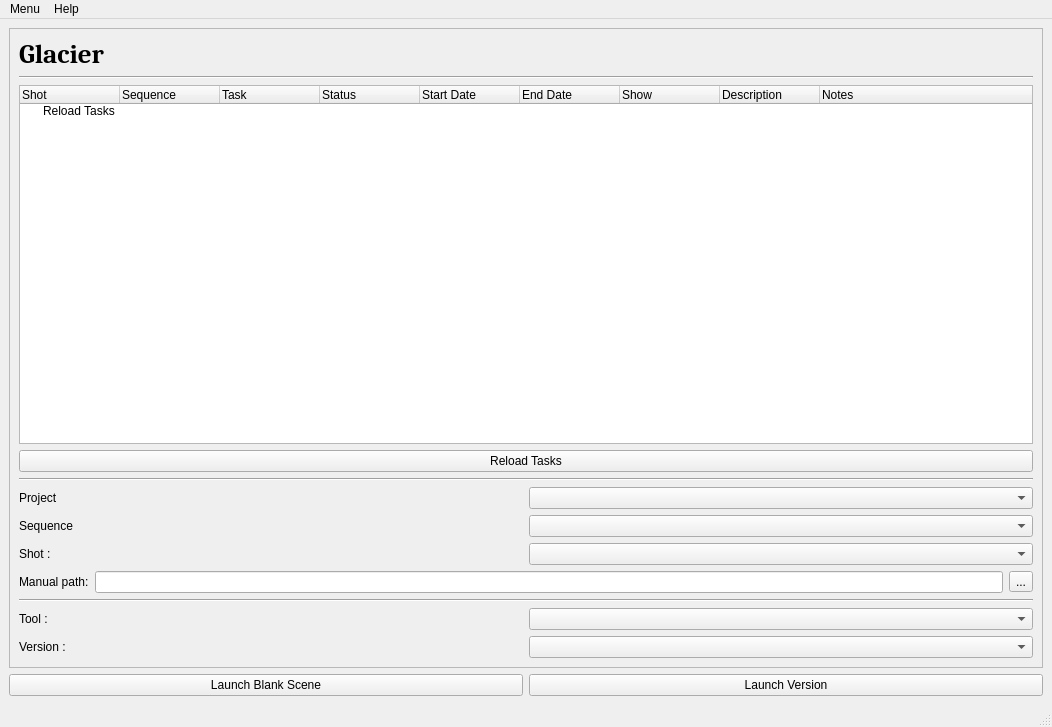
<?xml version="1.0" encoding="UTF-8"?>
<ui version="4.0">
 <class>MainWindow</class>
 <widget class="QMainWindow" name="MainWindow">
  <property name="geometry">
   <rect>
    <x>0</x>
    <y>0</y>
    <width>1052</width>
    <height>727</height>
   </rect>
  </property>
  <property name="windowTitle">
   <string>MainWindow</string>
  </property>
  <property name="styleSheet">
   <string notr="true"/>
  </property>
  <widget class="QWidget" name="centralwidget">
   <layout class="QGridLayout" name="gridLayout_3">
    <item row="0" column="0">
     <widget class="QFrame" name="frame">
      <property name="frameShape">
       <enum>QFrame::StyledPanel</enum>
      </property>
      <property name="frameShadow">
       <enum>QFrame::Raised</enum>
      </property>
      <layout class="QGridLayout" name="gridLayout">
       <item row="0" column="0">
        <widget class="QLabel" name="logo_LB">
         <property name="font">
          <font>
           <family>Cambria</family>
           <pointsize>20</pointsize>
           <bold>true</bold>
          </font>
         </property>
         <property name="text">
          <string>Glacier</string>
         </property>
        </widget>
       </item>
       <item row="1" column="0">
        <widget class="Line" name="line_3">
         <property name="orientation">
          <enum>Qt::Horizontal</enum>
         </property>
        </widget>
       </item>
       <item row="2" column="0">
        <widget class="QTreeWidget" name="dir_tree_widget">
         <column>
          <property name="text">
           <string>Shot</string>
          </property>
         </column>
         <column>
          <property name="text">
           <string>Sequence</string>
          </property>
         </column>
         <column>
          <property name="text">
           <string>Task</string>
          </property>
         </column>
         <column>
          <property name="text">
           <string>Status</string>
          </property>
         </column>
         <column>
          <property name="text">
           <string>Start Date</string>
          </property>
         </column>
         <column>
          <property name="text">
           <string>End Date</string>
          </property>
         </column>
         <column>
          <property name="text">
           <string>Show</string>
          </property>
         </column>
         <column>
          <property name="text">
           <string>Description</string>
          </property>
         </column>
         <column>
          <property name="text">
           <string>Notes</string>
          </property>
         </column>
         <item>
          <property name="text">
           <string>Reload Tasks</string>
          </property>
          <property name="text">
           <string/>
          </property>
          <property name="text">
           <string/>
          </property>
          <property name="text">
           <string/>
          </property>
          <property name="text">
           <string/>
          </property>
          <property name="text">
           <string/>
          </property>
          <property name="text">
           <string/>
          </property>
          <property name="text">
           <string/>
          </property>
          <property name="text">
           <string/>
          </property>
         </item>
        </widget>
       </item>
       <item row="3" column="0">
        <widget class="QPushButton" name="reload_task_PB">
         <property name="text">
          <string>Reload Tasks</string>
         </property>
        </widget>
       </item>
       <item row="4" column="0">
        <widget class="Line" name="line_2">
         <property name="orientation">
          <enum>Qt::Horizontal</enum>
         </property>
        </widget>
       </item>
       <item row="5" column="0">
        <layout class="QGridLayout" name="gridLayout_2">
         <item row="0" column="0">
          <widget class="QLabel" name="project_lB">
           <property name="text">
            <string>Project</string>
           </property>
          </widget>
         </item>
         <item row="0" column="1">
          <widget class="QComboBox" name="project_cB"/>
         </item>
        </layout>
       </item>
       <item row="6" column="0">
        <layout class="QHBoxLayout" name="horizontalLayout_3">
         <item>
          <widget class="QLabel" name="seq_lB">
           <property name="text">
            <string>Sequence</string>
           </property>
          </widget>
         </item>
         <item>
          <widget class="QComboBox" name="seq_cB"/>
         </item>
        </layout>
       </item>
       <item row="7" column="0">
        <layout class="QHBoxLayout" name="horizontalLayout">
         <item>
          <widget class="QLabel" name="shot_lB">
           <property name="text">
            <string>Shot :</string>
           </property>
          </widget>
         </item>
         <item>
          <widget class="QComboBox" name="shot_cB"/>
         </item>
        </layout>
       </item>
       <item row="8" column="0">
        <layout class="QHBoxLayout" name="horizontalLayout_2">
         <item>
          <widget class="QLabel" name="User_lB">
           <property name="text">
            <string>Manual path:</string>
           </property>
          </widget>
         </item>
         <item>
          <widget class="QLineEdit" name="manual_path_Ldit"/>
         </item>
         <item>
          <widget class="QToolButton" name="manual_toolButton">
           <property name="text">
            <string>...</string>
           </property>
          </widget>
         </item>
        </layout>
       </item>
       <item row="9" column="0">
        <widget class="Line" name="line">
         <property name="orientation">
          <enum>Qt::Horizontal</enum>
         </property>
        </widget>
       </item>
       <item row="10" column="0">
        <layout class="QHBoxLayout" name="horizontalLayout_4">
         <item>
          <widget class="QLabel" name="tools_lB">
           <property name="text">
            <string>Tool :</string>
           </property>
          </widget>
         </item>
         <item>
          <widget class="QComboBox" name="tools_cB"/>
         </item>
        </layout>
       </item>
       <item row="11" column="0">
        <layout class="QHBoxLayout" name="horizontalLayout_9">
         <item>
          <widget class="QLabel" name="version_file_LB">
           <property name="text">
            <string>Version : </string>
           </property>
          </widget>
         </item>
         <item>
          <widget class="QComboBox" name="version_file_CB"/>
         </item>
        </layout>
       </item>
      </layout>
     </widget>
    </item>
    <item row="1" column="0">
     <layout class="QHBoxLayout" name="horizontalLayout_10">
      <item>
       <widget class="QPushButton" name="launch_button">
        <property name="text">
         <string>Launch Blank Scene</string>
        </property>
       </widget>
      </item>
      <item>
       <widget class="QPushButton" name="launch_version_button">
        <property name="text">
         <string>Launch Version</string>
        </property>
       </widget>
      </item>
     </layout>
    </item>
   </layout>
  </widget>
  <widget class="QMenuBar" name="menubar">
   <property name="geometry">
    <rect>
     <x>0</x>
     <y>0</y>
     <width>1052</width>
     <height>22</height>
    </rect>
   </property>
   <widget class="QMenu" name="menuMode">
    <property name="title">
     <string>Menu</string>
    </property>
    <addaction name="action_setup_dirs"/>
    <addaction name="action_Create_Project_2"/>
    <addaction name="actionToggle_Darkmode"/>
    <addaction name="action_Exit"/>
   </widget>
   <widget class="QMenu" name="menuHelp">
    <property name="title">
     <string>Help</string>
    </property>
    <addaction name="actionDoc"/>
    <addaction name="actionReport"/>
    <addaction name="actionAbout"/>
   </widget>
   <addaction name="menuMode"/>
   <addaction name="menuHelp"/>
  </widget>
  <widget class="QStatusBar" name="statusbar"/>
  <action name="action_Create_Project">
   <property name="text">
    <string>Create Project</string>
   </property>
  </action>
  <action name="action_Exit">
   <property name="text">
    <string>Exit</string>
   </property>
  </action>
  <action name="action_setup_dirs">
   <property name="text">
    <string>Setup</string>
   </property>
  </action>
  <action name="actionDoc">
   <property name="text">
    <string>Documentation</string>
   </property>
  </action>
  <action name="actionAbout">
   <property name="text">
    <string>About</string>
   </property>
  </action>
  <action name="actionToggle_Darkmode">
   <property name="text">
    <string>Darkmode</string>
   </property>
  </action>
  <action name="actionReport">
   <property name="text">
    <string>Report</string>
   </property>
  </action>
  <action name="action_Create_Project_2">
   <property name="text">
    <string>Create_Project</string>
   </property>
  </action>
 </widget>
 <resources/>
 <connections/>
</ui>
